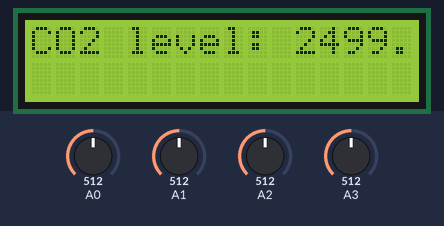
Recording of a sketch running on a simulated Arduino Uno, built with avr-gcc and run on an emulated ATmega328P. Shown: 16×2 character LCD. The test bench sets the inputs (shaded band); at power-on: A0 = 512, A1 = 512, A2 = 512, A3 = 512. What the sketch prints to the serial monitor is not drawn.

Above: at 2.6 s.
2.7 s: A0 set to 716
At 8.4 s:
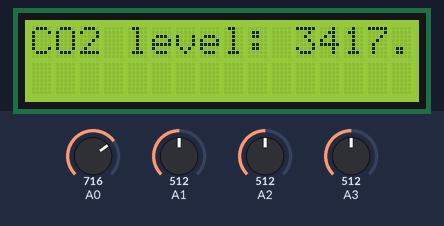
10.9 s: A1 set to 716
At 15.9 s:
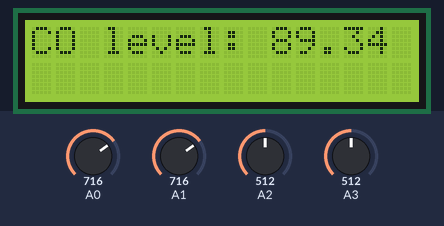
17.6 s: A2 set to 716
At 22.5 s:
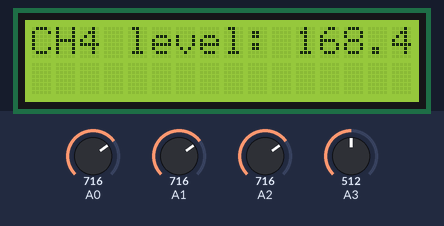
24.6 s: A3 set to 716
At 29.9 s:
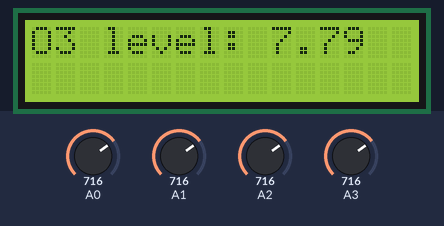
31.6 s: A0 set to 992
At 32.7 s:
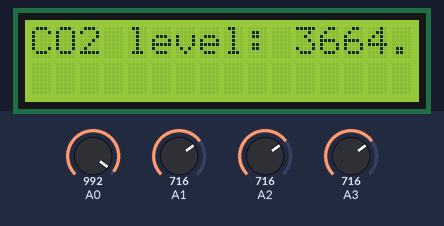
34.6 s: A1 set to 992
At 40.0 s:
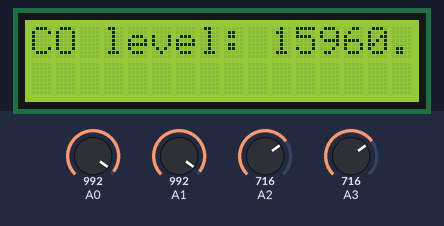
Timing chart, 0 to 41.5 s (numbered marks = the images above; inputs shaded):
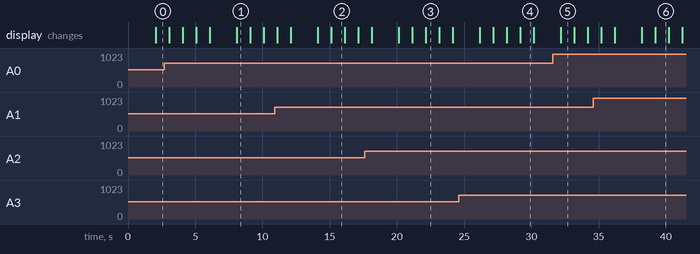

Measured:
- what the display in image 1 shows lasts 1.0 s, from 8.1 s to 9.1 s

The sketch:

snap1.0.0.ino
```cpp
#include <LiquidCrystal.h>
#define RAW_MQ135 45

LiquidCrystal lcd(12, 11, 5,  4, 3, 2);

class MQSensor
{
public:
  MQSensor(unsigned port, double(*getPPM)(double), double RL, double R0)
    : m_port{ port }, m_getPPM{ getPPM }, m_RL{ RL*1000 }, m_R0{ R0 } {}
  double read()
  {
    int adc_MQ = analogRead(m_port);
    float voltaje = adc_MQ * (5.0 / 1023.0);
    float Rs = m_RL*((5-voltaje)/voltaje);
    return m_getPPM(Rs/m_R0);
  }
  ~MQSensor() {}
private:
  unsigned m_port;
  double m_RL, m_R0;
  double (*m_getPPM)(double);
};

double CH4(double x)
{
  return 4133 * pow(x, -2.56);
}

double O3(double x)
{
  return 36.4 * pow(x, -1.09);
}

double CO(double x)
{
  return 0.371 * pow(x, -1.98);
}

MQSensor mq7{ A1, CO, 4.7/*Kohm*/, 32150.0 };
MQSensor mq9{ A2, CH4, 10/*Kohm*/, 1228.5 };
MQSensor mq131{ A3, O3, 20/*Kohm*/, 2083.33 };

void setup()
{
  Serial.begin(9600);
  lcd.begin(16, 2);
}

void loop()
{
  float raw = 0.f;
  for(int i = 0; i < 10; ++i)
  {
    raw += analogRead(A0);
    delay(200);
  }
  float avg = raw/10;

  float co2comp = avg - RAW_MQ135;
  float CO2 = map(co2comp, 0, 1023, 400, 5000);

  lcd.print("CO2 level: ");
  lcd.print(CO2);
  Serial.print("CO2 level: ");
  Serial.println(CO2);
  delay(1000);
  lcd.clear();

  lcd.print("CO level: ");
  lcd.print(mq7.read());
  Serial.print("CO level: ");
  Serial.println(mq7.read());
  delay(1000);
  lcd.clear();

  lcd.print("CH4 level: ");
  lcd.print(mq9.read());
  Serial.print("CH4 level: ");
  Serial.println(mq9.read());
  delay(1000);
  lcd.clear();

  lcd.print("O3 level: ");
  lcd.print(mq131.read());
  Serial.print("O3 level: ");
  Serial.println(mq131.read());
  delay(1000);
  lcd.clear();
}
```
